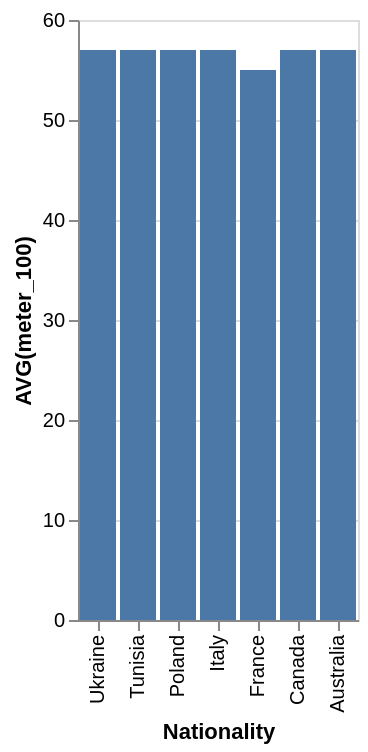

Write the Vega-Lite specification saved for this chart.
### Vega-Lite specification from a JSON file in a GitHub repository (floating-point values rounded to 4 significant figures)
{"data": {"values": [{"x_data": "Ukraine", "y_data": 57}, {"x_data": "Tunisia", "y_data": 57}, {"x_data": "Poland", "y_data": 57}, {"x_data": "Italy", "y_data": 57}, {"x_data": "France", "y_data": 55}, {"x_data": "Canada", "y_data": 57}, {"x_data": "Australia", "y_data": 57}]}, "mark": "bar", "encoding": {"x": {"field": "x_data", "type": "nominal", "title": "Nationality", "sort": "descending"}, "y": {"field": "y_data", "type": "quantitative", "title": "AVG(meter_100)"}}}
